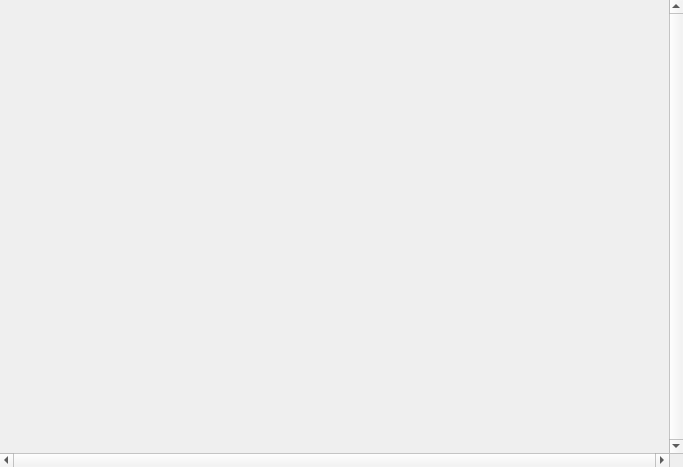
<?xml version="1.0" encoding="UTF-8"?>
<ui version="4.0">
 <class>WFile</class>
 <widget class="QFrame" name="WFile">
  <property name="geometry">
   <rect>
    <x>0</x>
    <y>0</y>
    <width>683</width>
    <height>467</height>
   </rect>
  </property>
  <property name="windowTitle">
   <string>Frame</string>
  </property>
  <layout class="QVBoxLayout" name="verticalLayout_2">
   <property name="spacing">
    <number>0</number>
   </property>
   <property name="margin">
    <number>0</number>
   </property>
   <item>
    <layout class="QVBoxLayout" name="tracks"/>
   </item>
   <item>
    <widget class="QScrollArea" name="scroll_area">
     <property name="frameShape">
      <enum>QFrame::NoFrame</enum>
     </property>
     <property name="verticalScrollBarPolicy">
      <enum>Qt::ScrollBarAlwaysOn</enum>
     </property>
     <property name="horizontalScrollBarPolicy">
      <enum>Qt::ScrollBarAlwaysOn</enum>
     </property>
     <property name="widgetResizable">
      <bool>true</bool>
     </property>
     <widget class="QWidget" name="scrollAreaWidgetContents">
      <property name="geometry">
       <rect>
        <x>0</x>
        <y>0</y>
        <width>667</width>
        <height>449</height>
       </rect>
      </property>
     </widget>
    </widget>
   </item>
  </layout>
 </widget>
 <resources/>
 <connections/>
</ui>
